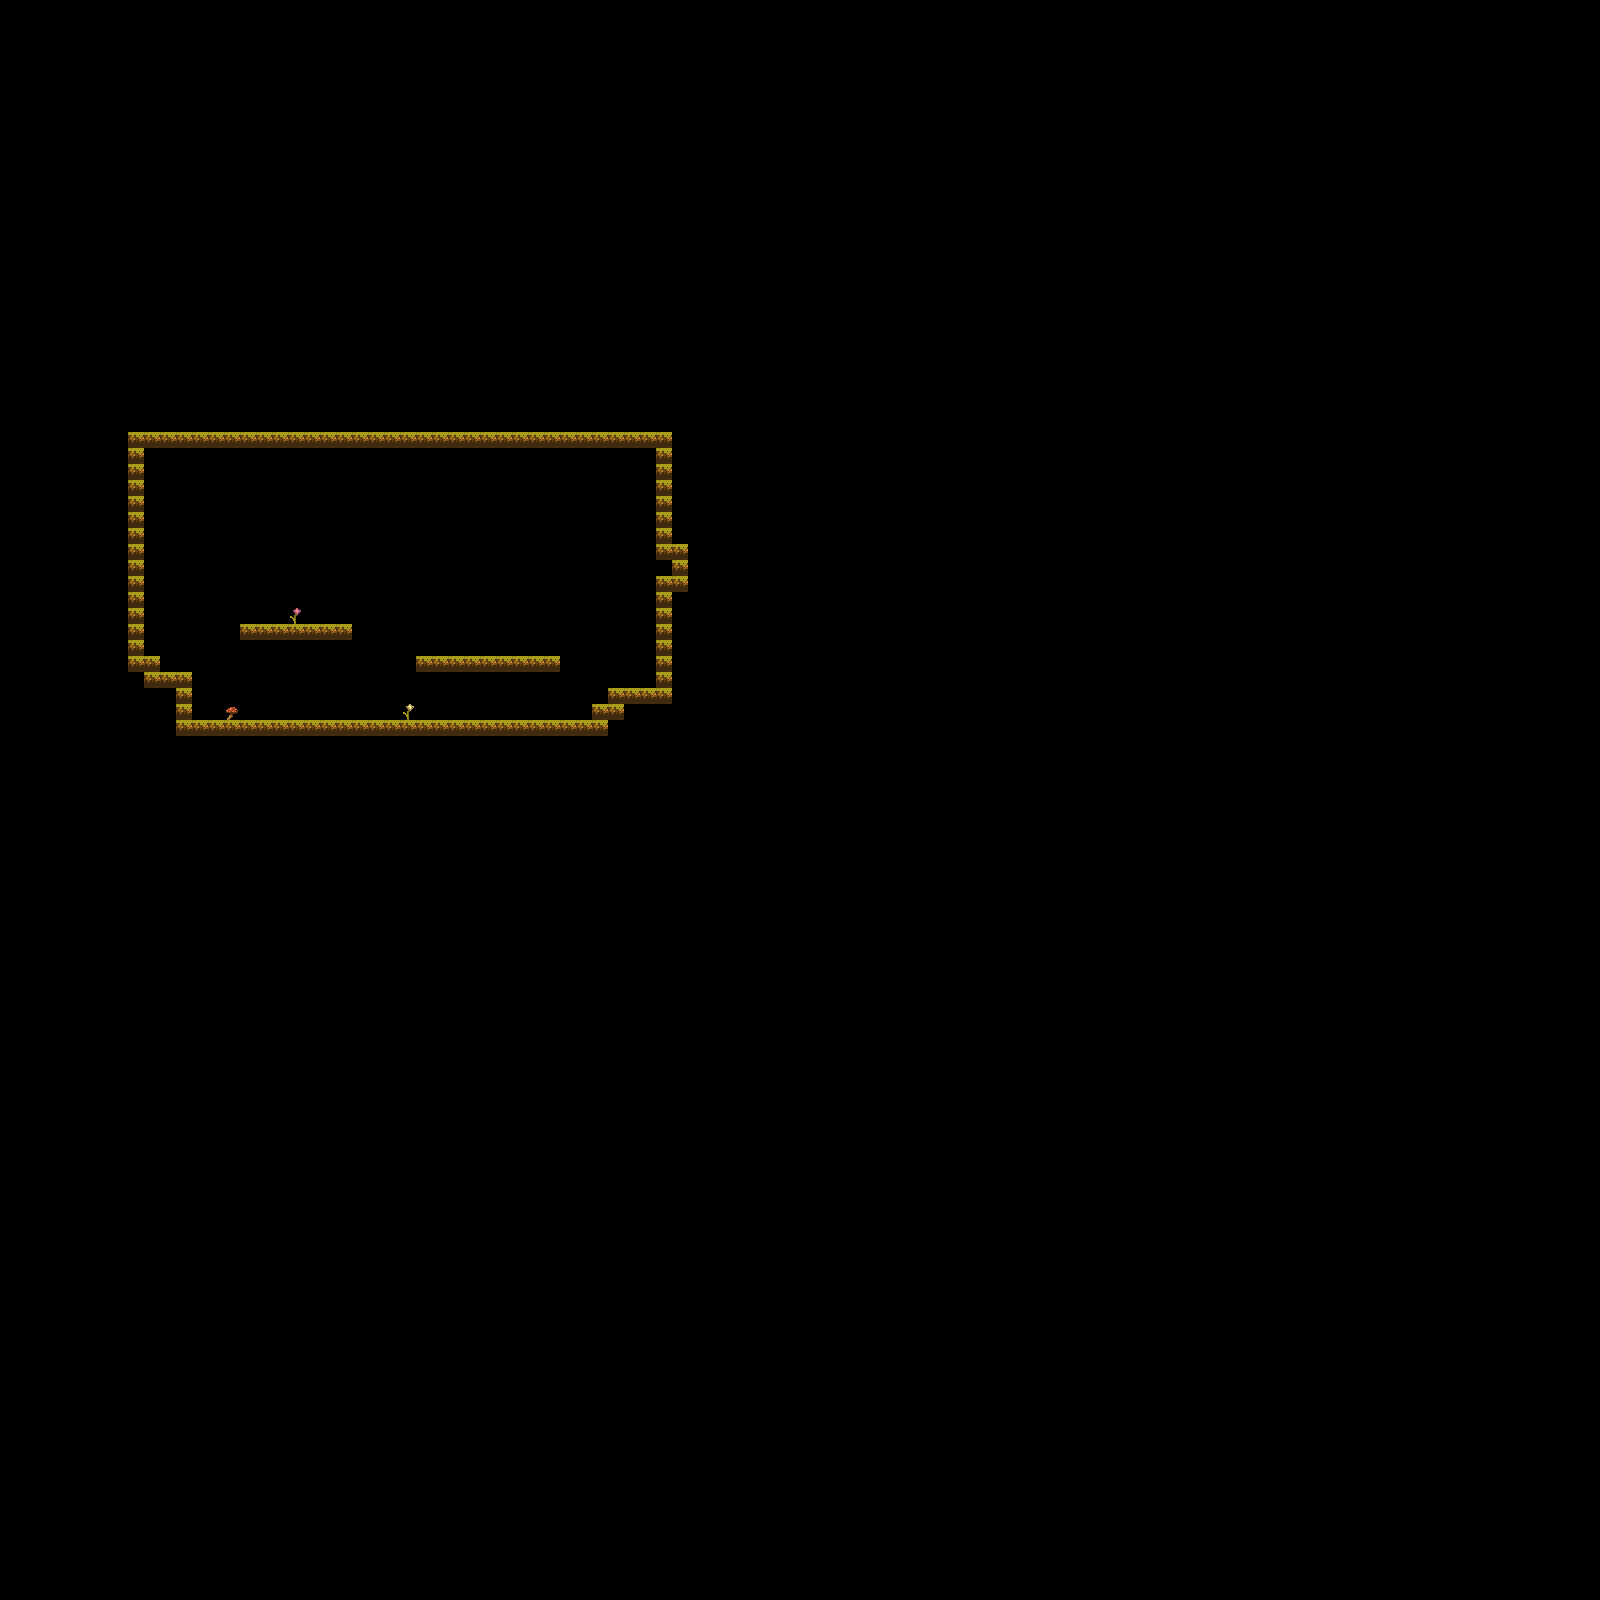

Below is a game level as drawn by its tile map, then a one-line description and the .tmx that defines it (tile-layer data replaced by summaries):
An orthogonal 100x100 tile map with 16x16 px tiles, 12 tile layers (Checkpoints, Coins, Hearts, Don't Touch, ...).

<map version="1.5" tiledversion="1.5.0" orientation="orthogonal" renderorder="left-down" width="100" height="100" tilewidth="16" tileheight="16" infinite="0" nextlayerid="15" nextobjectid="1">
 <tileset firstgid="1" name="Enviroment" tilewidth="16" tileheight="16" tilecount="1170" columns="45">
  <image source="../../images/Environment/Kauzz Forest Tiles/Enviroment.png" width="724" height="416" />
 </tileset>
 <layer id="4" name="Checkpoints" width="100" height="100">
  <data>[10000 cells, 0 non-empty, 0 distinct tile ids]</data>
 </layer>
 <layer id="5" name="Coins" width="100" height="100">
  <data>[10000 cells, 1 non-empty, 1 distinct tile ids]</data>
 </layer>
 <layer id="6" name="Hearts" width="100" height="100">
  <data>[10000 cells, 0 non-empty, 0 distinct tile ids]</data>
 </layer>
 <layer id="7" name="Don't Touch" width="100" height="100">
  <data>[10000 cells, 0 non-empty, 0 distinct tile ids]</data>
 </layer>
 <layer id="8" name="Golden key" width="100" height="100">
  <data>[10000 cells, 0 non-empty, 0 distinct tile ids]</data>
 </layer>
 <layer id="9" name="Golden door" width="100" height="100">
  <data>[10000 cells, 0 non-empty, 0 distinct tile ids]</data>
 </layer>
 <layer id="10" name="Exit" width="100" height="100">
  <data>[10000 cells, 1 non-empty, 1 distinct tile ids]</data>
 </layer>
 <layer id="11" name="Enemy 1" width="100" height="100">
  <data>[10000 cells, 0 non-empty, 0 distinct tile ids]</data>
 </layer>
 <layer id="12" name="Enemy 0" width="100" height="100">
  <data>[10000 cells, 0 non-empty, 0 distinct tile ids]</data>
 </layer>
 <layer id="13" name="Spawn" width="100" height="100">
  <data>[10000 cells, 1 non-empty, 1 distinct tile ids]</data>
 </layer>
 <objectgroup id="14" name="Enemies" />
 <objectgroup id="3" name="Moving platforms" />
 <layer id="2" name="Platforms" width="100" height="100">
  <data>[10000 cells, 120 non-empty, 1 distinct tile ids]</data>
 </layer>
 <layer id="1" name="Ladders" width="100" height="100">
  <data>[10000 cells, 0 non-empty, 0 distinct tile ids]</data>
 </layer>
</map>
